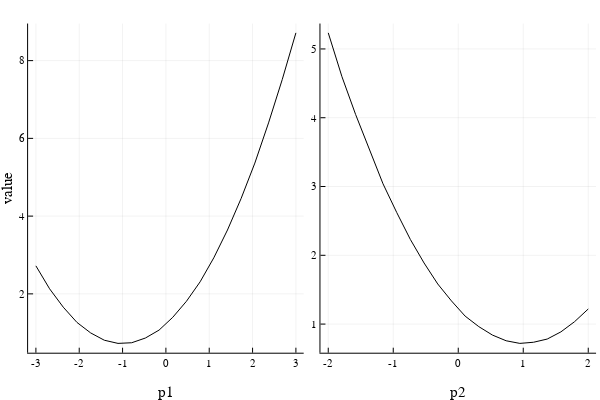
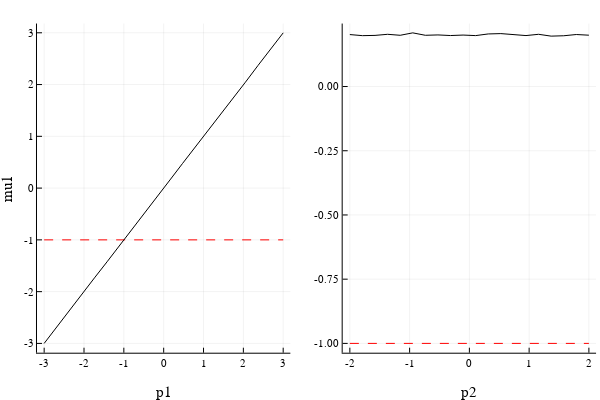
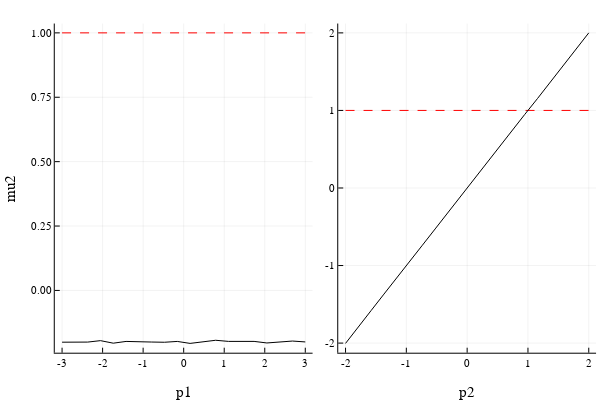

Notebook cell for these charts, in order:
### Markdown cell above
## Slices

### Code cell
# plot slices of objective function
# grid with 20 points
#-----------------------------------
s = doSlices(mprob,20)

# plot slices of the objective function:
#---------------------------------------
p = MomentOpt.plot(s,:value)
display(p)

if savePlots == true
    Plots.savefig(p, joinpath(pwd(),"slices_v.svg"))
end



# Produce more precise plots with respect to each parameter:
#-----------------------------------------------------------
for symbol in parameters

  p = MomentOpt.plot(s,symbol)
  display(p)
    
  if savePlots == true
      Plots.savefig(p, joinpath(pwd(),"slices_v_$(String(symbol)).svg"))
  end
    

end

### Figure 1 — Plotly figure (JSON) as saved in the notebook; plotly's stock layout.template omitted (floating-point values rounded to 4 significant figures)
{"data": [{"colorbar": {"title": ""}, "hoverinfo": "text", "legendgroup": "y1", "line": {"color": "rgba(0, 0, 0, 1.000)", "dash": "solid", "shape": "linear", "width": 1}, "mode": "lines", "name": "y1", "showlegend": true, "text": [null, null, null, null, null, null, null, null, null, null, null, null, null, null, null, null, null, null, null, null], "type": "scatter", "x": [-2, -1.789, -1.579, -1.368, -1.158, -0.9474, -0.7368, -0.5263, -0.3158, -0.1053, 0.1053, 0.3158, 0.5263, 0.7368, 0.9474, 1.158, 1.368, 1.579, 1.789, 2], "xaxis": "x2", "y": [5.234, 4.597, 4.046, 3.528, 3.04, 2.623, 2.23, 1.888, 1.583, 1.337, 1.116, 0.9633, 0.8401, 0.7573, 0.7193, 0.7359, 0.7824, 0.8866, 1.035, 1.22], "yaxis": "y2"}, {"colorbar": {"title": ""}, "hoverinfo": "text", "legendgroup": "y2", "line": {"color": "rgba(0, 0, 0, 1.000)", "dash": "solid", "shape": "linear", "width": 1}, "mode": "lines", "name": "y2", "showlegend": true, "text": [null, null, null, null, null, null, null, null, null, null, null, null, null, null, null, null, null, null, null, null], "type": "scatter", "x": [-3, -2.684, -2.368, -2.053, -1.737, -1.421, -1.105, -0.7895, -0.4737, -0.1579, 0.1579, 0.4737, 0.7895, 1.105, 1.421, 1.737, 2.053, 2.368, 2.684, 3], "xaxis": "x1", "y": [2.72, 2.13, 1.657, 1.265, 0.9953, 0.8071, 0.7258, 0.7426, 0.8634, 1.068, 1.397, 1.809, 2.31, 2.927, 3.643, 4.457, 5.365, 6.398, 7.511, 8.714], "yaxis": "y1"}], "layout": {"annotations": [], "height": 400, "margin": {"b": 20, "l": 0, "r": 0, "t": 20}, "paper_bgcolor": "rgba(255, 255, 255, 1.000)", "plot_bgcolor": "rgba(255, 255, 255, 1.000)", "showlegend": false, "width": 600, "xaxis1": {"anchor": "y1", "domain": [0.04684, 0.5062], "gridcolor": "rgba(0, 0, 0, 0.100)", "gridwidth": 0.5, "linecolor": "rgba(0, 0, 0, 1.000)", "mirror": false, "range": [-3.18, 3.18], "showgrid": true, "showline": true, "showticklabels": true, "tickangle": 0, "tickcolor": "rgb(0, 0, 0)", "tickfont": {"color": "rgba(0, 0, 0, 1.000)", "family": "sans-serif", "size": 11}, "tickmode": "array", "ticks": "inside", "ticktext": ["-3", "-2", "-1", "0", "1", "2", "3"], "tickvals": [-3, -2, -1, 0, 1, 2, 3], "title": "p1", "titlefont": {"color": "rgba(0, 0, 0, 1.000)", "family": "sans-serif", "size": 15}, "type": "-", "visible": true, "zeroline": false, "zerolinecolor": "rgba(0, 0, 0, 1.000)"}, "xaxis2": {"anchor": "y2", "domain": [0.5341, 0.9934], "gridcolor": "rgba(0, 0, 0, 0.100)", "gridwidth": 0.5, "linecolor": "rgba(0, 0, 0, 1.000)", "mirror": false, "range": [-2.12, 2.12], "showgrid": true, "showline": true, "showticklabels": true, "tickangle": 0, "tickcolor": "rgb(0, 0, 0)", "tickfont": {"color": "rgba(0, 0, 0, 1.000)", "family": "sans-serif", "size": 11}, "tickmode": "array", "ticks": "inside", "ticktext": ["-2", "-1", "0", "1", "2"], "tickvals": [-2, -1, 0, 1, 2], "title": "p2", "titlefont": {"color": "rgba(0, 0, 0, 1.000)", "family": "sans-serif", "size": 15}, "type": "-", "visible": true, "zeroline": false, "zerolinecolor": "rgba(0, 0, 0, 1.000)"}, "yaxis1": {"anchor": "x1", "domain": [0.07581, 0.9902], "gridcolor": "rgba(0, 0, 0, 0.100)", "gridwidth": 0.5, "linecolor": "rgba(0, 0, 0, 1.000)", "mirror": false, "range": [0.4862, 8.954], "showgrid": true, "showline": true, "showticklabels": true, "tickangle": 0, "tickcolor": "rgb(0, 0, 0)", "tickfont": {"color": "rgba(0, 0, 0, 1.000)", "family": "sans-serif", "size": 11}, "tickmode": "array", "ticks": "inside", "ticktext": ["2", "4", "6", "8"], "tickvals": [2, 4, 6, 8], "title": "value", "titlefont": {"color": "rgba(0, 0, 0, 1.000)", "family": "sans-serif", "size": 15}, "type": "-", "visible": true, "zeroline": false, "zerolinecolor": "rgba(0, 0, 0, 1.000)"}, "yaxis2": {"anchor": "x2", "domain": [0.07581, 0.9902], "gridcolor": "rgba(0, 0, 0, 0.100)", "gridwidth": 0.5, "linecolor": "rgba(0, 0, 0, 1.000)", "mirror": false, "range": [0.5839, 5.369], "showgrid": true, "showline": true, "showticklabels": true, "tickangle": 0, "tickcolor": "rgb(0, 0, 0)", "tickfont": {"color": "rgba(0, 0, 0, 1.000)", "family": "sans-serif", "size": 11}, "tickmode": "array", "ticks": "inside", "ticktext": ["1", "2", "3", "4", "5"], "tickvals": [1, 2, 3, 4, 5], "title": "", "titlefont": {"color": "rgba(0, 0, 0, 1.000)", "family": "sans-serif", "size": 15}, "type": "-", "visible": true, "zeroline": false, "zerolinecolor": "rgba(0, 0, 0, 1.000)"}}}

### Figure 2 — Plotly figure (JSON) as saved in the notebook; plotly's stock layout.template omitted (floating-point values rounded to 4 significant figures)
{"data": [{"colorbar": {"title": ""}, "hoverinfo": "text", "legendgroup": "y1", "line": {"color": "rgba(255, 0, 0, 1.000)", "dash": "dash", "shape": "linear", "width": 1}, "mode": "lines", "name": "y1", "showlegend": true, "text": [null, null, null, null, null, null, null, null, null, null, null, null, null, null, null, null, null, null, null, null], "type": "scatter", "x": [-2, -1.789, -1.579, -1.368, -1.158, -0.9474, -0.7368, -0.5263, -0.3158, -0.1053, 0.1053, 0.3158, 0.5263, 0.7368, 0.9474, 1.158, 1.368, 1.579, 1.789, 2], "xaxis": "x2", "y": [-1, -1, -1, -1, -1, -1, -1, -1, -1, -1, -1, -1, -1, -1, -1, -1, -1, -1, -1, -1], "yaxis": "y2"}, {"colorbar": {"title": ""}, "hoverinfo": "text", "legendgroup": "y2", "line": {"color": "rgba(0, 0, 0, 1.000)", "dash": "solid", "shape": "linear", "width": 1}, "mode": "lines", "name": "y2", "showlegend": true, "text": [null, null, null, null, null, null, null, null, null, null, null, null, null, null, null, null, null, null, null, null], "type": "scatter", "x": [-2, -1.789, -1.579, -1.368, -1.158, -0.9474, -0.7368, -0.5263, -0.3158, -0.1053, 0.1053, 0.3158, 0.5263, 0.7368, 0.9474, 1.158, 1.368, 1.579, 1.789, 2], "xaxis": "x2", "y": [0.2023, 0.1981, 0.199, 0.2033, 0.1995, 0.2089, 0.1995, 0.2008, 0.1985, 0.2003, 0.1982, 0.2047, 0.206, 0.2014, 0.1983, 0.2033, 0.1962, 0.1976, 0.2024, 0.1998], "yaxis": "y2"}, {"colorbar": {"title": ""}, "hoverinfo": "text", "legendgroup": "y3", "line": {"color": "rgba(255, 0, 0, 1.000)", "dash": "dash", "shape": "linear", "width": 1}, "mode": "lines", "name": "y3", "showlegend": true, "text": [null, null, null, null, null, null, null, null, null, null, null, null, null, null, null, null, null, null, null, null], "type": "scatter", "x": [-3, -2.684, -2.368, -2.053, -1.737, -1.421, -1.105, -0.7895, -0.4737, -0.1579, 0.1579, 0.4737, 0.7895, 1.105, 1.421, 1.737, 2.053, 2.368, 2.684, 3], "xaxis": "x1", "y": [-1, -1, -1, -1, -1, -1, -1, -1, -1, -1, -1, -1, -1, -1, -1, -1, -1, -1, -1, -1], "yaxis": "y1"}, {"colorbar": {"title": ""}, "hoverinfo": "text", "legendgroup": "y4", "line": {"color": "rgba(0, 0, 0, 1.000)", "dash": "solid", "shape": "linear", "width": 1}, "mode": "lines", "name": "y4", "showlegend": true, "text": [null, null, null, null, null, null, null, null, null, null, null, null, null, null, null, null, null, null, null, null], "type": "scatter", "x": [-3, -2.684, -2.368, -2.053, -1.737, -1.421, -1.105, -0.7895, -0.4737, -0.1579, 0.1579, 0.4737, 0.7895, 1.105, 1.421, 1.737, 2.053, 2.368, 2.684, 3], "xaxis": "x1", "y": [-3.0, -2.678, -2.369, -2.05, -1.734, -1.423, -1.102, -0.7891, -0.467, -0.1634, 0.1575, 0.4759, 0.7874, 1.102, 1.418, 1.735, 2.046, 2.369, 2.686, 2.999], "yaxis": "y1"}], "layout": {"annotations": [], "height": 400, "margin": {"b": 20, "l": 0, "r": 0, "t": 20}, "paper_bgcolor": "rgba(255, 255, 255, 1.000)", "plot_bgcolor": "rgba(255, 255, 255, 1.000)", "showlegend": false, "width": 600, "xaxis1": {"anchor": "y1", "domain": [0.06165, 0.4839], "gridcolor": "rgba(0, 0, 0, 0.100)", "gridwidth": 0.5, "linecolor": "rgba(0, 0, 0, 1.000)", "mirror": false, "range": [-3.18, 3.18], "showgrid": true, "showline": true, "showticklabels": true, "tickangle": 0, "tickcolor": "rgb(0, 0, 0)", "tickfont": {"color": "rgba(0, 0, 0, 1.000)", "family": "sans-serif", "size": 11}, "tickmode": "array", "ticks": "inside", "ticktext": ["-3", "-2", "-1", "0", "1", "2", "3"], "tickvals": [-3, -2, -1, 0, 1, 2, 3], "title": "p1", "titlefont": {"color": "rgba(0, 0, 0, 1.000)", "family": "sans-serif", "size": 15}, "type": "-", "visible": true, "zeroline": false, "zerolinecolor": "rgba(0, 0, 0, 1.000)"}, "xaxis2": {"anchor": "y2", "domain": [0.5711, 0.9934], "gridcolor": "rgba(0, 0, 0, 0.100)", "gridwidth": 0.5, "linecolor": "rgba(0, 0, 0, 1.000)", "mirror": false, "range": [-2.12, 2.12], "showgrid": true, "showline": true, "showticklabels": true, "tickangle": 0, "tickcolor": "rgb(0, 0, 0)", "tickfont": {"color": "rgba(0, 0, 0, 1.000)", "family": "sans-serif", "size": 11}, "tickmode": "array", "ticks": "inside", "ticktext": ["-2", "-1", "0", "1", "2"], "tickvals": [-2, -1, 0, 1, 2], "title": "p2", "titlefont": {"color": "rgba(0, 0, 0, 1.000)", "family": "sans-serif", "size": 15}, "type": "-", "visible": true, "zeroline": false, "zerolinecolor": "rgba(0, 0, 0, 1.000)"}, "yaxis1": {"anchor": "x1", "domain": [0.07581, 0.9902], "gridcolor": "rgba(0, 0, 0, 0.100)", "gridwidth": 0.5, "linecolor": "rgba(0, 0, 0, 1.000)", "mirror": false, "range": [-3.18, 3.179], "showgrid": true, "showline": true, "showticklabels": true, "tickangle": 0, "tickcolor": "rgb(0, 0, 0)", "tickfont": {"color": "rgba(0, 0, 0, 1.000)", "family": "sans-serif", "size": 11}, "tickmode": "array", "ticks": "inside", "ticktext": ["-3", "-2", "-1", "0", "1", "2", "3"], "tickvals": [-3, -2, -1, 0, 1, 2, 3], "title": "mu1", "titlefont": {"color": "rgba(0, 0, 0, 1.000)", "family": "sans-serif", "size": 15}, "type": "-", "visible": true, "zeroline": false, "zerolinecolor": "rgba(0, 0, 0, 1.000)"}, "yaxis2": {"anchor": "x2", "domain": [0.07581, 0.9902], "gridcolor": "rgba(0, 0, 0, 0.100)", "gridwidth": 0.5, "linecolor": "rgba(0, 0, 0, 1.000)", "mirror": false, "range": [-1.036, 0.2452], "showgrid": true, "showline": true, "showticklabels": true, "tickangle": 0, "tickcolor": "rgb(0, 0, 0)", "tickfont": {"color": "rgba(0, 0, 0, 1.000)", "family": "sans-serif", "size": 11}, "tickmode": "array", "ticks": "inside", "ticktext": ["-1.00", "-0.75", "-0.50", "-0.25", "0.00"], "tickvals": [-1, -0.75, -0.5, -0.25, 0], "title": "", "titlefont": {"color": "rgba(0, 0, 0, 1.000)", "family": "sans-serif", "size": 15}, "type": "-", "visible": true, "zeroline": false, "zerolinecolor": "rgba(0, 0, 0, 1.000)"}}}

### Figure 3 — Plotly figure (JSON) as saved in the notebook; plotly's stock layout.template omitted (floating-point values rounded to 4 significant figures)
{"data": [{"colorbar": {"title": ""}, "hoverinfo": "text", "legendgroup": "y1", "line": {"color": "rgba(255, 0, 0, 1.000)", "dash": "dash", "shape": "linear", "width": 1}, "mode": "lines", "name": "y1", "showlegend": true, "text": [null, null, null, null, null, null, null, null, null, null, null, null, null, null, null, null, null, null, null, null], "type": "scatter", "x": [-2, -1.789, -1.579, -1.368, -1.158, -0.9474, -0.7368, -0.5263, -0.3158, -0.1053, 0.1053, 0.3158, 0.5263, 0.7368, 0.9474, 1.158, 1.368, 1.579, 1.789, 2], "xaxis": "x2", "y": [1, 1, 1, 1, 1, 1, 1, 1, 1, 1, 1, 1, 1, 1, 1, 1, 1, 1, 1, 1], "yaxis": "y2"}, {"colorbar": {"title": ""}, "hoverinfo": "text", "legendgroup": "y2", "line": {"color": "rgba(0, 0, 0, 1.000)", "dash": "solid", "shape": "linear", "width": 1}, "mode": "lines", "name": "y2", "showlegend": true, "text": [null, null, null, null, null, null, null, null, null, null, null, null, null, null, null, null, null, null, null, null], "type": "scatter", "x": [-2, -1.789, -1.579, -1.368, -1.158, -0.9474, -0.7368, -0.5263, -0.3158, -0.1053, 0.1053, 0.3158, 0.5263, 0.7368, 0.9474, 1.158, 1.368, 1.579, 1.789, 2], "xaxis": "x2", "y": [-2.004, -1.785, -1.58, -1.368, -1.154, -0.9456, -0.7383, -0.528, -0.3153, -0.1108, 0.1073, 0.3106, 0.5249, 0.7329, 0.9485, 1.155, 1.366, 1.582, 1.79, 2.0], "yaxis": "y2"}, {"colorbar": {"title": ""}, "hoverinfo": "text", "legendgroup": "y3", "line": {"color": "rgba(255, 0, 0, 1.000)", "dash": "dash", "shape": "linear", "width": 1}, "mode": "lines", "name": "y3", "showlegend": true, "text": [null, null, null, null, null, null, null, null, null, null, null, null, null, null, null, null, null, null, null, null], "type": "scatter", "x": [-3, -2.684, -2.368, -2.053, -1.737, -1.421, -1.105, -0.7895, -0.4737, -0.1579, 0.1579, 0.4737, 0.7895, 1.105, 1.421, 1.737, 2.053, 2.368, 2.684, 3], "xaxis": "x1", "y": [1, 1, 1, 1, 1, 1, 1, 1, 1, 1, 1, 1, 1, 1, 1, 1, 1, 1, 1, 1], "yaxis": "y1"}, {"colorbar": {"title": ""}, "hoverinfo": "text", "legendgroup": "y4", "line": {"color": "rgba(0, 0, 0, 1.000)", "dash": "solid", "shape": "linear", "width": 1}, "mode": "lines", "name": "y4", "showlegend": true, "text": [null, null, null, null, null, null, null, null, null, null, null, null, null, null, null, null, null, null, null, null], "type": "scatter", "x": [-3, -2.684, -2.368, -2.053, -1.737, -1.421, -1.105, -0.7895, -0.4737, -0.1579, 0.1579, 0.4737, 0.7895, 1.105, 1.421, 1.737, 2.053, 2.368, 2.684, 3], "xaxis": "x1", "y": [-0.2009, -0.2017, -0.2005, -0.1949, -0.2047, -0.1979, -0.2005, -0.2003, -0.2012, -0.198, -0.2056, -0.1999, -0.1935, -0.1978, -0.1991, -0.1978, -0.2039, -0.2013, -0.1965, -0.1999], "yaxis": "y1"}], "layout": {"annotations": [], "height": 400, "margin": {"b": 20, "l": 0, "r": 0, "t": 20}, "paper_bgcolor": "rgba(255, 255, 255, 1.000)", "plot_bgcolor": "rgba(255, 255, 255, 1.000)", "showlegend": false, "width": 600, "xaxis1": {"anchor": "y1", "domain": [0.09128, 0.521], "gridcolor": "rgba(0, 0, 0, 0.100)", "gridwidth": 0.5, "linecolor": "rgba(0, 0, 0, 1.000)", "mirror": false, "range": [-3.18, 3.18], "showgrid": true, "showline": true, "showticklabels": true, "tickangle": 0, "tickcolor": "rgb(0, 0, 0)", "tickfont": {"color": "rgba(0, 0, 0, 1.000)", "family": "sans-serif", "size": 11}, "tickmode": "array", "ticks": "inside", "ticktext": ["-3", "-2", "-1", "0", "1", "2", "3"], "tickvals": [-3, -2, -1, 0, 1, 2, 3], "title": "p1", "titlefont": {"color": "rgba(0, 0, 0, 1.000)", "family": "sans-serif", "size": 15}, "type": "-", "visible": true, "zeroline": false, "zerolinecolor": "rgba(0, 0, 0, 1.000)"}, "xaxis2": {"anchor": "y2", "domain": [0.5637, 0.9934], "gridcolor": "rgba(0, 0, 0, 0.100)", "gridwidth": 0.5, "linecolor": "rgba(0, 0, 0, 1.000)", "mirror": false, "range": [-2.12, 2.12], "showgrid": true, "showline": true, "showticklabels": true, "tickangle": 0, "tickcolor": "rgb(0, 0, 0)", "tickfont": {"color": "rgba(0, 0, 0, 1.000)", "family": "sans-serif", "size": 11}, "tickmode": "array", "ticks": "inside", "ticktext": ["-2", "-1", "0", "1", "2"], "tickvals": [-2, -1, 0, 1, 2], "title": "p2", "titlefont": {"color": "rgba(0, 0, 0, 1.000)", "family": "sans-serif", "size": 15}, "type": "-", "visible": true, "zeroline": false, "zerolinecolor": "rgba(0, 0, 0, 1.000)"}, "yaxis1": {"anchor": "x1", "domain": [0.07581, 0.9902], "gridcolor": "rgba(0, 0, 0, 0.100)", "gridwidth": 0.5, "linecolor": "rgba(0, 0, 0, 1.000)", "mirror": false, "range": [-0.2417, 1.036], "showgrid": true, "showline": true, "showticklabels": true, "tickangle": 0, "tickcolor": "rgb(0, 0, 0)", "tickfont": {"color": "rgba(0, 0, 0, 1.000)", "family": "sans-serif", "size": 11}, "tickmode": "array", "ticks": "inside", "ticktext": ["0.00", "0.25", "0.50", "0.75", "1.00"], "tickvals": [0, 0.25, 0.5, 0.75, 1], "title": "mu2", "titlefont": {"color": "rgba(0, 0, 0, 1.000)", "family": "sans-serif", "size": 15}, "type": "-", "visible": true, "zeroline": false, "zerolinecolor": "rgba(0, 0, 0, 1.000)"}, "yaxis2": {"anchor": "x2", "domain": [0.07581, 0.9902], "gridcolor": "rgba(0, 0, 0, 0.100)", "gridwidth": 0.5, "linecolor": "rgba(0, 0, 0, 1.000)", "mirror": false, "range": [-2.124, 2.12], "showgrid": true, "showline": true, "showticklabels": true, "tickangle": 0, "tickcolor": "rgb(0, 0, 0)", "tickfont": {"color": "rgba(0, 0, 0, 1.000)", "family": "sans-serif", "size": 11}, "tickmode": "array", "ticks": "inside", "ticktext": ["-2", "-1", "0", "1", "2"], "tickvals": [-2, -1, 0, 1, 2], "title": "", "titlefont": {"color": "rgba(0, 0, 0, 1.000)", "family": "sans-serif", "size": 15}, "type": "-", "visible": true, "zeroline": false, "zerolinecolor": "rgba(0, 0, 0, 1.000)"}}}
